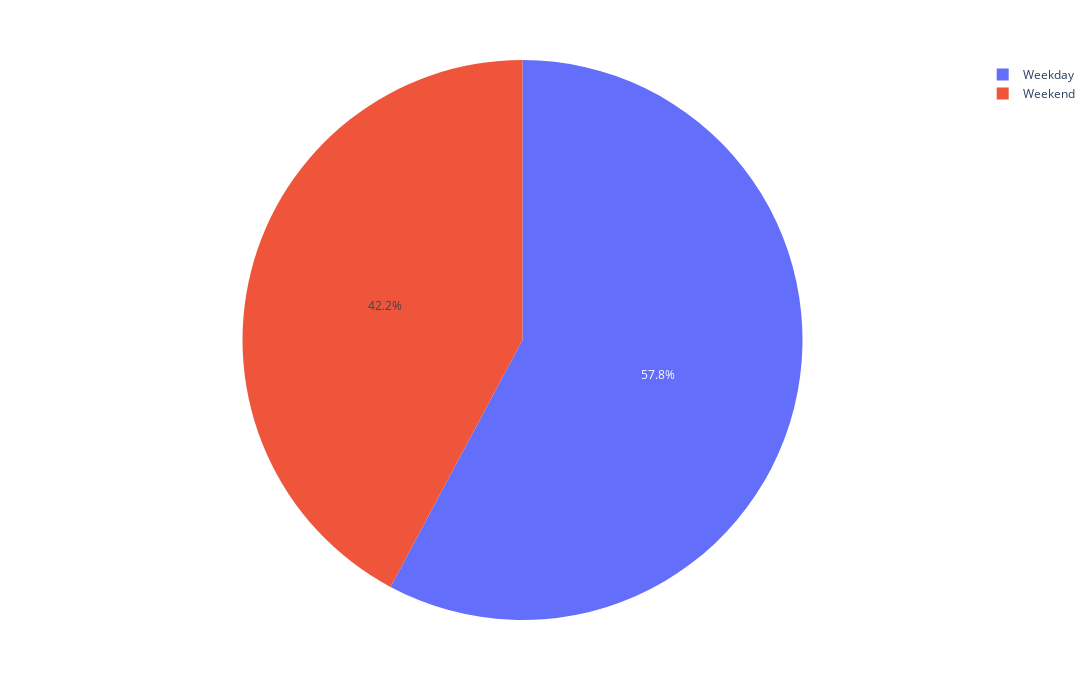

This figure's notebook cell:
### Code cell
plt.figure(figsize=(10, 8))


px.pie(data_frame=act_grouped_by_DayOfWeek,values='Number Fatalities',names=act_grouped_by_DayOfWeek.index, width= 1500, height= 700)

### Figure 1 — Plotly figure (JSON) as saved in the notebook; plotly's stock layout.template omitted (floating-point values rounded to 4 significant figures)
{"data": [{"domain": {"x": [0, 1], "y": [0, 1]}, "hovertemplate": "Day of week=%{label}<br>Number Fatalities=%{value}<extra></extra>", "labels": ["Weekday", "Weekend"], "legendgroup": "", "name": "", "showlegend": true, "type": "pie", "values": [37, 27]}], "layout": {"height": 700, "legend": {"tracegroupgap": 0}, "margin": {"t": 60}, "width": 1500}}
